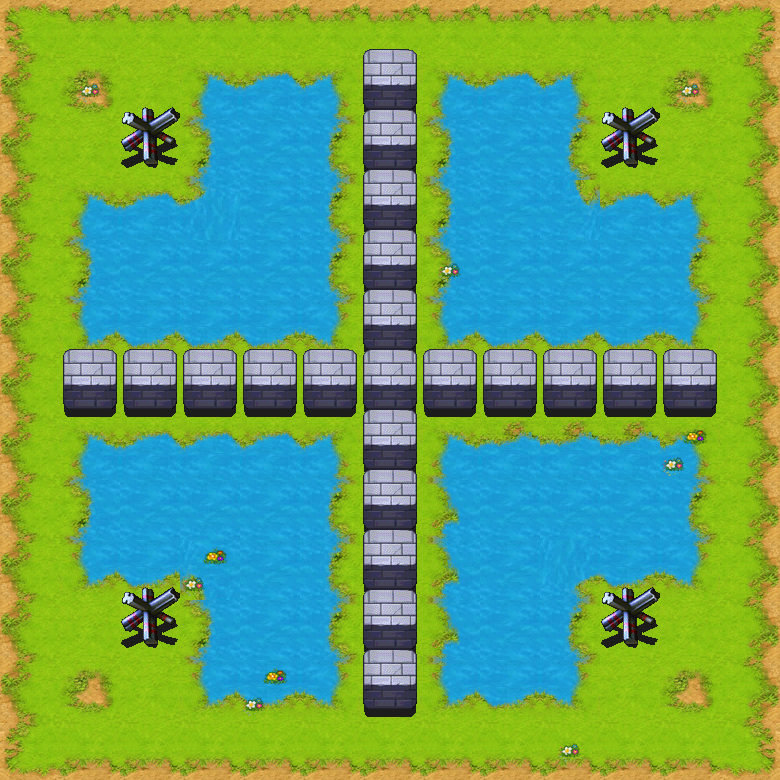

Below is a game level as drawn by its tile map, then a one-line description and the .tmx that defines it (tile-layer data replaced by summaries):
An orthogonal 13x13 tile map with 60x60 px tiles, 19 tile layers (floor, river, riverfake, bridge, ...), 4 tilesets and 4 objects (plyartPoint, enemyPoint1, enemyPoint2, enemyPoint3).

<map version="1.0" orientation="orthogonal" width="13" height="13" tilewidth="60" tileheight="60">
 <properties>
  <property name="1" value="1000" />
  <property name="10" value="1000" />
  <property name="3" value="1000" />
  <property name="9" value="1000" />
 </properties>
 <tileset firstgid="1" name="floor_grass" tilewidth="60" tileheight="60">
  <image source="floor_grass.png" width="240" height="600" />
 </tileset>
 <tileset firstgid="41" name="block" tilewidth="60" tileheight="120">
  <image source="block.png" width="600" height="600" />
 </tileset>
 <tileset firstgid="91" name="bridge" tilewidth="60" tileheight="60">
  <image source="bridge.png" width="360" height="60" />
 </tileset>
 <tileset firstgid="97" name="garbage" tilewidth="60" tileheight="60">
  <image source="garbage.png" width="540" height="60" />
 </tileset>
 <layer name="floor" width="13" height="13">
  <data>[169 cells, 169 non-empty, 10 distinct tile ids]</data>
 </layer>
 <layer name="river" width="13" height="13">
  <data>[169 cells, 84 non-empty, 15 distinct tile ids]</data>
 </layer>
 <layer name="riverfake" width="13" height="13">
  <data>[169 cells, 1 non-empty, 1 distinct tile ids]</data>
 </layer>
 <layer name="bridge" width="13" height="13">
  <data>[169 cells, 1 non-empty, 1 distinct tile ids]</data>
 </layer>
 <layer name="garbage" width="13" height="13">
  <data>[169 cells, 7 non-empty, 2 distinct tile ids]</data>
 </layer>
 <layer name="block0" width="13" height="13">
  <data>[169 cells, 1 non-empty, 1 distinct tile ids]</data>
 </layer>
 <layer name="block1" width="13" height="13">
  <data>[169 cells, 1 non-empty, 1 distinct tile ids]</data>
 </layer>
 <layer name="block2" width="13" height="13">
  <data>[169 cells, 3 non-empty, 2 distinct tile ids]</data>
 </layer>
 <layer name="block3" width="13" height="13">
  <data>[169 cells, 1 non-empty, 1 distinct tile ids]</data>
 </layer>
 <layer name="block4" width="13" height="13">
  <data>[169 cells, 1 non-empty, 1 distinct tile ids]</data>
 </layer>
 <layer name="block5" width="13" height="13">
  <data>[169 cells, 1 non-empty, 1 distinct tile ids]</data>
 </layer>
 <layer name="block6" width="13" height="13">
  <data>[169 cells, 11 non-empty, 1 distinct tile ids]</data>
 </layer>
 <layer name="block7" width="13" height="13">
  <data>[169 cells, 1 non-empty, 1 distinct tile ids]</data>
 </layer>
 <layer name="block8" width="13" height="13">
  <data>[169 cells, 1 non-empty, 1 distinct tile ids]</data>
 </layer>
 <layer name="block9" width="13" height="13">
  <data>[169 cells, 1 non-empty, 1 distinct tile ids]</data>
 </layer>
 <layer name="block10" width="13" height="13">
  <data>[169 cells, 3 non-empty, 2 distinct tile ids]</data>
 </layer>
 <layer name="block11" width="13" height="13">
  <data>[169 cells, 1 non-empty, 1 distinct tile ids]</data>
 </layer>
 <layer name="block12" width="13" height="13">
  <data>[169 cells, 1 non-empty, 1 distinct tile ids]</data>
 </layer>
 <objectgroup name="Objects" width="13" height="13">
  <object name="plyartPoint" x="391" y="720" width="27" height="27" />
  <object name="enemyPoint1" x="750" y="360" width="28" height="28" />
  <object name="enemyPoint2" x="32" y="361" width="28" height="28" />
  <object name="enemyPoint3" x="392" y="2" width="28" height="28" />
 </objectgroup>
 <layer name="grass" width="13" height="13">
  <data>[169 cells, 1 non-empty, 1 distinct tile ids]</data>
 </layer>
</map>